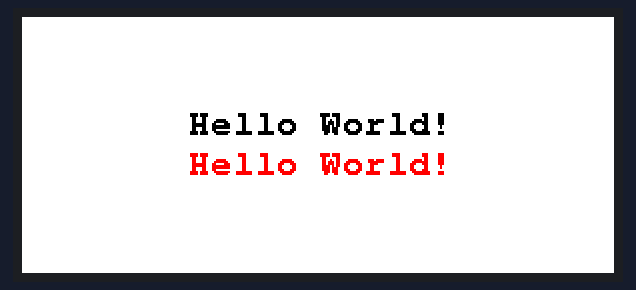
This sketch was run on a simulated Arduino Uno, built for the host (arithmetic inside an expression is 32-bit, double 64-bit). Parts: 296×128 colour display.

Above: at 15.1 s.

The sketch:

GxEPD2_HelloWorld.ino
```cpp
#include <GxEPD2_3C.h>
#include <Fonts/FreeMonoBold9pt7b.h>

// Demo code for 2.9" epaper display
// libraries needed: GxEPD2, and probably also Adafruit_GFX

// To draw on the display, you can use all drawing functions from the Adafruit GFX library
// https://learn.adafruit.com/adafruit-gfx-graphics-library/overview

GxEPD2_3C<GxEPD2_290_C90c, GxEPD2_290_C90c::HEIGHT> display(GxEPD2_290_C90c(/*CS=5*/ 5, /*DC=*/17, /*RST=*/16, /*BUSY=*/4));

const char HelloWorld[] = "Hello World!";

void helloWorld() {
	display.setRotation(1);
	display.setFont(&FreeMonoBold9pt7b);

	int16_t tbx, tby;
	uint16_t tbw, tbh;
	display.getTextBounds(HelloWorld, 0, 0, &tbx, &tby, &tbw, &tbh);
	uint16_t x = ((display.width() - tbw) / 2) - tbx;
	uint16_t y = ((display.height() - tbh) / 2) - tby;

	display.setFullWindow();
	display.fillScreen(GxEPD_WHITE);

	display.setTextColor(GxEPD_BLACK);
	display.setCursor(x, y - 10);
	display.print(HelloWorld);

	display.setTextColor(GxEPD_RED);
	display.setCursor(x, y + 10);
	display.print(HelloWorld);

	display.display(false);
}

void setup() {
	display.init();
	helloWorld();
	display.hibernate();
}

void loop(){};
```
